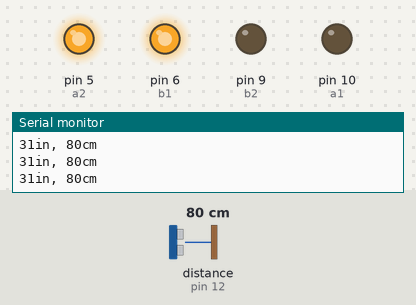
This sketch was run on a simulated Arduino Uno, built with avr-gcc and run on an emulated ATmega328P. Shown: output pins drawn as LEDs (lit = HIGH), the last lines printed to the serial monitor. Wiring (inferred from the names in the program): ultrasonic range finder: trigger pin 13; echo pin 12. Dashed ring = blinking. The inputs (shaded band) are chosen by the test bench; at power-on: distance to the obstacle (sensor on pin 12) 80 cm. The echo pulse lasts 58.3 µs per cm; pins used as bus, display or sensor lines are not drawn.

Above: at 1.2 s.
1.3 s: distance to the obstacle (sensor on pin 12) set to 13 cm
2.8 s: distance to the obstacle (sensor on pin 12) set to 10 cm
At 4.9 s:
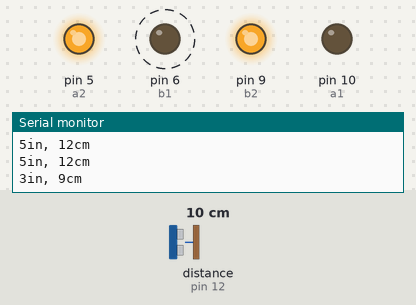
At 5.6 s:
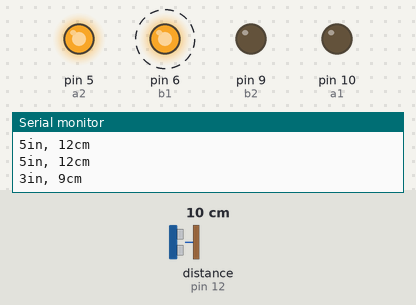
5.8 s: distance to the obstacle (sensor on pin 12) set to 18 cm
At 7.9 s:
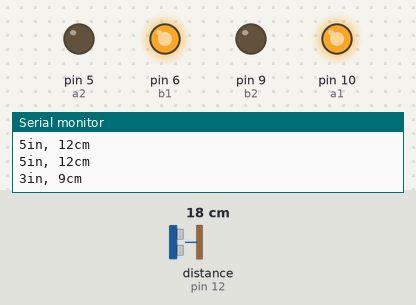
Timing chart, 0 to 9.6 s (numbered marks = the images above; inputs shaded):
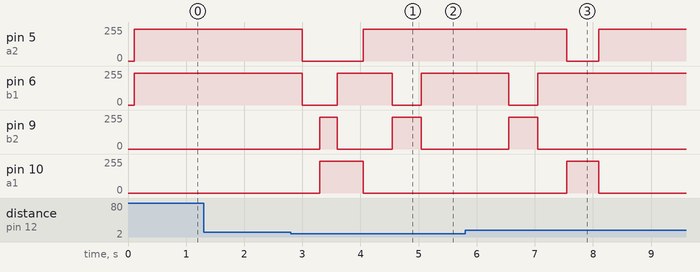

Measured:
- the behaviour switches between 12 and 11 cm on distance to the obstacle (sensor on pin 12) (found by bisection; images 0 and 1)
- after the input at 2.8 s, pin 5 (a2): 240/255 → 0/255 after 0.20 s, → 240/255 1.1 s later; pin 6 (b1): alternates 240/255 for 0.95 s and 0/255 for 0.55 s, starting after 0.20 s; pin 9 (b2): 0/255 → 240/255 after 0.50 s, → 0/255 0.30 s later, → 240/255 0.95 s later, → 0/255 0.50 s later; pin 10 (a1): 0/255 → 240/255 after 0.50 s, → 0/255 0.75 s later
- after the input at 5.8 s, pin 6 (b1): goes on until 7.0 s, then stays 240/255; pin 9 (b2): goes on until 7.0 s, then stays 0/255; pin 10 (a1): goes on until 8.1 s, then stays 0/255

The sketch:

dodge.ino
```cpp
// Motor A1 is pin 10
const int a1 = 10;

// Motor B1 is pin 5
const int a2 = 5;

// Motor B1 is pin 6
const int b1 = 6;

// Motor B2 is pin 9
const int b2 = 9;

//yellow wire is trigger
const int trigPin = 13;

//green wire is echo
const int echoPin = 12; //ECHO_PIN

//trigger distance of obstacle in cm
const int obstacleThreshold = 10;

//red wire = 5V
//black wire = ground

const int MAX_SPEED = 240;

const int TURN_SPEED= 240;


const int dodgeSpeed = 191; //191

void setup() {
  // initialize serial communication:
  Serial.begin(115200);

  //motor A have output
  pinMode(a1, OUTPUT);
  pinMode(a2, OUTPUT);

  //motor B have output
  pinMode(b1, OUTPUT);
  pinMode(b2, OUTPUT);

  //input echo
  pinMode(echoPin, INPUT);
  //output trigger
  pinMode(trigPin, OUTPUT);

}

void loop() {

  dodge ();

}

void dodge (){
  // establish variables for duration of the ping, and the distance result
  // in inches and centimeters:
  long duration, inches, cm;

  // The PING))) is triggered by a HIGH pulse of 2 or more microseconds.
  // Give a short LOW pulse beforehand to ensure a clean HIGH pulse:
  digitalWrite(trigPin, LOW);
  delayMicroseconds(2);
  digitalWrite(trigPin, HIGH);
  delayMicroseconds(10);
  digitalWrite(trigPin, LOW);

  // The same pin is used to read the signal from the PING))): a HIGH pulse
  // whose duration is the time (in microseconds) from the sending of the ping
  // to the reception of its echo off of an object.
  duration = pulseIn(echoPin, HIGH, 20000);

  // convert the time into a distance
  inches = microsecondsToInches(duration);
  cm = microsecondsToCentimeters(duration);


  Serial.print(inches);
  Serial.print("in, ");
  Serial.print(cm);
  Serial.print("cm");
  Serial.println();
  delay(100);

  if (duration == 0)
  {
  Serial.println("No echo received");
  return;
  }

  maxForward();


  if (cm <= obstacleThreshold){
    stopMotor();
    delay(300); // When robot sees obstacle robot motor stops

    maxBackwards(); //robot goes backwards
    delay(300);

    maxLeft(); // robot turns left
    delay(450);

    maxForward(); //robot goes backwards
    delay(500);

    maxRight(); // robot turns right
    delay(500);

    maxForward(); //robot goes backwards
    delay(1500);

    maxRight(); // robot turns left
    delay(500);

    maxForward(); // robot moves forward again
    delay(500);

    maxLeft(); // robot turns left
    delay(450);

    }
}

long microsecondsToInches(long microseconds) {
  // According to Parallax's datasheet for the PING))), there are 73.746
  // microseconds per inch (i.e. sound travels at 1130 feet per second).
  // This gives the distance travelled by the ping, outbound and return,
  // so we divide by 2 to get the distance of the obstacle.
  // See: https://www.parallax.com/package/ping-ultrasonic-distance-sensor-downloads/
  return microseconds / 74 / 2;
}

long microsecondsToCentimeters(long microseconds) {
  // The speed of sound is 340 m/s or 29 microseconds per centimeter.
  // The ping travels out and back, so to find the distance of the object we
  // take half of the distance travelled.
  return microseconds / 29 / 2;

}

//function to make robot go forward
void maxForward() {
  analogWrite(a1, 0);
  analogWrite(a2, MAX_SPEED);

  analogWrite(b1, MAX_SPEED);
  analogWrite(b2, 0);
}

//function to make robot go backwards
void maxBackwards() {
  analogWrite(a1, MAX_SPEED);
  analogWrite(a2, 0);

  analogWrite(b1, 0);
  analogWrite(b2, MAX_SPEED);
}

//function to make robot go left
void maxLeft(){
  analogWrite(a1, TURN_SPEED);
  analogWrite(a2, 0);

  analogWrite(b1, TURN_SPEED);
  analogWrite(b2, 0);

}

void dodgeLeft(){
  analogWrite(a1, dodgeSpeed);
  analogWrite(a2, 0);

  analogWrite(b1, dodgeSpeed);
  analogWrite(b2, 0);

}

//function to make robot go right
void maxRight(){
  analogWrite(a1, 0);
  analogWrite(a2, TURN_SPEED);

  analogWrite(b1, 0);
  analogWrite(b2, TURN_SPEED);
}

void dodgeRight(){
  analogWrite(a1, 0);
  analogWrite(a2, dodgeSpeed);

  analogWrite(b1, 0);
  analogWrite(b2, dodgeSpeed);
}

//function to make robot stop
void stopMotor(){
  analogWrite(a1, 0);
  analogWrite(a2, 0);

  analogWrite(b1, 0);
  analogWrite(b2, 0);
}
```
